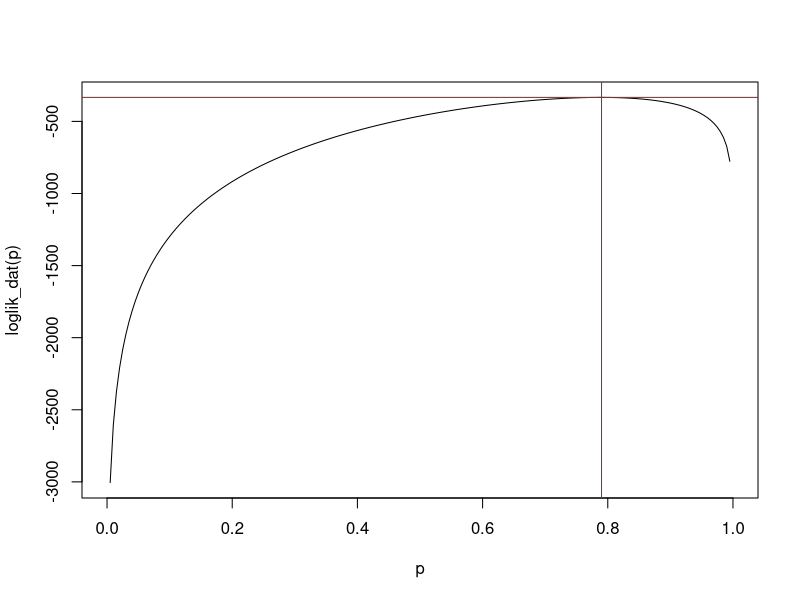
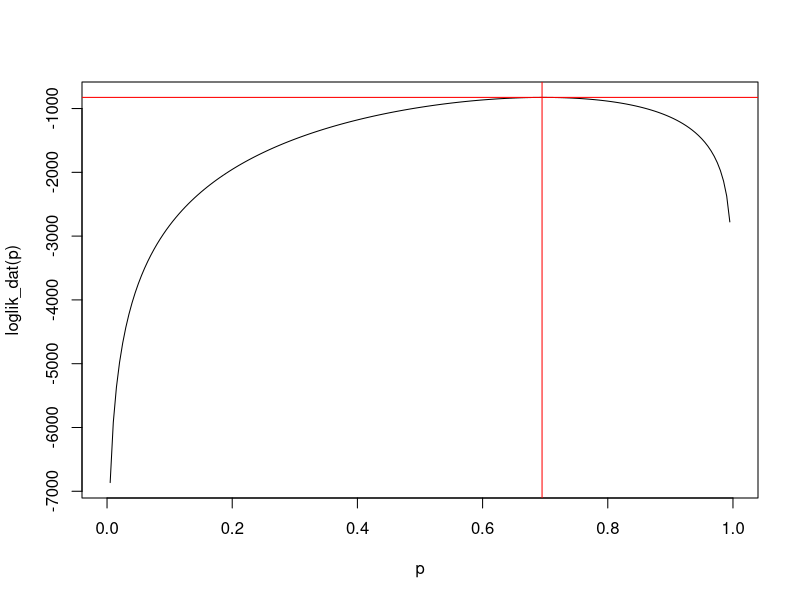

Reproduce these figures in R, in order.
## ---- chunk 1
knitr::opts_chunk$set(echo = TRUE)
## ---- chunk 2
loglik_measles <- function(a,b,c,d) {
  
  function(p){
    q <- 1 - p
    a*log(q^2) + b*log(2*p*q^2) +c*log(2*p^2*q) + d*log(p^2)
  }
}
## ---- chunk 3
loglik_dat <- loglik_measles(a = 34,
                             b = 25,
                             c = 36,
                             d = 239)

loglik_dat
## ---- chunk 4
p <- seq(0, 1, 0.005)

p_hat <- p[loglik_dat(p) >= max(loglik_dat(p))] 
p_hat # 0.79

q_hat <- 1 - p_hat
q_hat # 0.21
## ---- chunk 5
plot(p, loglik_dat(p), type = "l")
abline(v = p_hat, col = "red")
abline(h = max(loglik_dat(p)), col = "red")
## ---- chunk 6
n <- 334

# {1}
n*q_hat^2

# {1^2}
n*2*p_hat*q_hat^2

# {1^3}
n*2*p_hat^2*q_hat

# {12}
n*p_hat^2
## ---- chunk 7
loglik_measles <- function(a,b,c,d,e,f,g,h) {
  
  function(p){
    q <- 1 - p
    a*log(q^3) + b*log(3*p*q^4) + c*log(6*p^2*q^4) +
      d*log(6*p^3*q^3) + e*log(3*p^3*q^2) + f*log(3*p^2*q^2) +
      g*log(3*p^3*q) + h*log(p^3)
  }
}
## ---- chunk 8
loglik_dat <- loglik_measles(a = 11,
                             b = 12,
                             c = 14,
                             d = 27,
                             e = 49,
                             f = 63,
                             g = 152,
                             h = 172)
## ---- chunk 9
p_hat <- p[loglik_dat(p) >= max(loglik_dat(p))] 
p_hat
q_hat <- 1 - p_hat
q_hat
## ---- chunk 10
plot(p, loglik_dat(p), type = "l")
abline(v = p_hat, col = "red")
abline(h = max(loglik_dat(p)), col = "red")
## ---- chunk 11
n <- 500

# {1}
n*q_hat^3

# {1^2}
n*3*p_hat*q_hat^4

# {1^3}
n*6*p_hat^2*q_hat^3

# {12}
n*3*p_hat^2*q_hat^2
## ---- chunk 12
p <- 0.8
q <- 1 - p
rmultinom(n = 1,
          size = 334,
          prob = c(q^2, p*q^2, 2*p^2*q, p^2))
## ---- chunk 13
p <- 0.7
q <- 1 - p
rmultinom(n = 1,
          size = 500,
          prob = c(q^3, 3*p*q^4, 6*p^2*q^4, 6*p^3*q^3, 3*p^3*q^2, 3*p^2*q^2, 3*p^3*q, p^3))
## ---- chunk 14
sir_cb <- function(q = NA,
                   R0 = NA,
                   N,
                   MAXTIME = 100,
                   I0 = 1,
                   S0 = N - I0){
  if (is.na(q))
    q <- 1 - R0/N
  
  # initial conditions
  I <- I0
  S <- S0
  
  for(t in seq_len(MAXTIME)){
    
    I <- c(I, rbinom(n = 1,
                     size = S[t],
                     prob = 1 - q^I[t]))
    
    S <- c(S, S[t] - I[t + 1])
    
    if(I[t + 1] == 0) break
    
  }
  
  return(
    data.frame(t = 0:t,
               I = I,
               S = S))
}
## ---- chunk 15
sir_cb(q = 0.5, N = 3)
## ---- chunk 16
res <- list()
inf <- NULL

for (i in 1:334){
  
  res[[i]] <- sir_cb(q = 0.21, N = 3)
  inf[i] <- paste(res[[i]]$I, collapse = ",")
}
## ---- chunk 17
table(inf)
